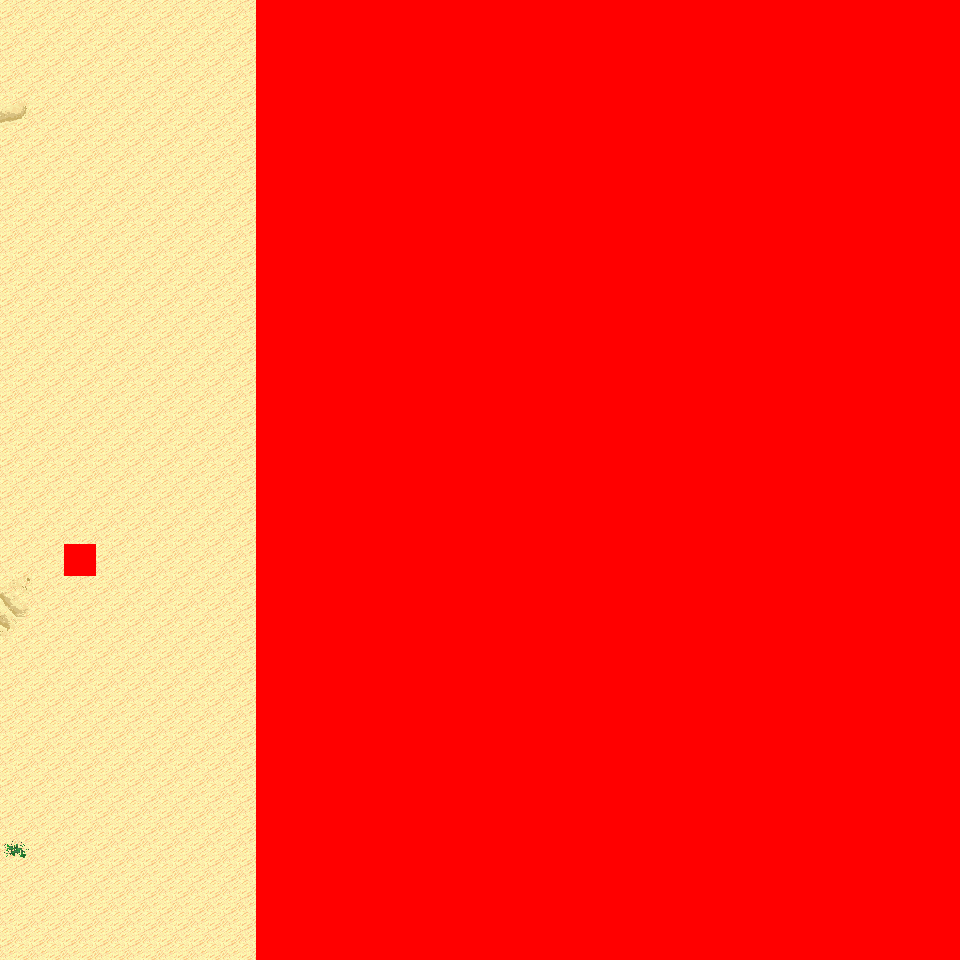

Rendered tile map (Tiled .tmx) drawn with the repository's tilesets; below, a short description and the map source with its tile grids summarised:
An orthogonal 30x30 tile map with 32x32 px tiles, 6 tile layers (Ground, Object, Object2, Above, ...), 8 tilesets and 3 objects (3x mapchange).

<map version="1.0" orientation="orthogonal" renderorder="right-down" width="30" height="30" tilewidth="32" tileheight="32" nextobjectid="4">
  <tileset firstgid="1" name="tileset_logic_collision" tilewidth="32" tileheight="32" tilecount="1" columns="1">
    <image source="../drawable/tileset_logic_collision.png" width="32" height="32" />
  </tileset>
  <tileset firstgid="2" name="tileset_ground_ground" tilewidth="32" tileheight="32" tilecount="33" columns="3">
    <image source="../drawable/tileset_ground_ground.png" width="96" height="352" />
  </tileset>
  <tileset firstgid="35" name="tileset_ground_ridge_earth_pale" tilewidth="32" tileheight="32" tilecount="96" columns="12">
    <image source="../drawable/tileset_ground_ridge_earth_pale.png" width="384" height="256" />
  </tileset>
  <tileset firstgid="131" name="tileset_ground_ridge_earth_dark" tilewidth="32" tileheight="32" tilecount="96" columns="12">
    <image source="../drawable/tileset_ground_ridge_earth_dark.png" width="384" height="256" />
  </tileset>
  <tileset firstgid="227" name="tileset_terrain_desert" tilewidth="32" tileheight="32" tilecount="88" columns="8">
    <image source="../drawable/tileset_terrain_desert.png" width="256" height="352" />
  </tileset>
  <tileset firstgid="315" name="tileset_plant_tree_tree_darkgreen" tilewidth="32" tileheight="32" tilecount="88" columns="8">
    <image source="../drawable/tileset_plant_tree_tree_darkgreen.png" width="256" height="352" />
  </tileset>
  <tileset firstgid="403" name="tileset_ground_sand_2" tilewidth="32" tileheight="32" tilecount="15" columns="5">
    <image source="../drawable/tileset_ground_sand_2.png" width="160" height="96" />
  </tileset>
  <tileset firstgid="418" name="tileset_plant_cactus_2" tilewidth="32" tileheight="32" tilecount="10" columns="5">
    <image source="../drawable/tileset_plant_cactus_2.png" width="160" height="64" />
  </tileset>
  <layer name="Ground" width="30" height="30">
    <data>[900 cells, 900 non-empty, 8 distinct tile ids]</data>
  </layer>
  <layer name="Object" width="30" height="30">
    <data>[900 cells, 152 non-empty, 21 distinct tile ids]</data>
  </layer>
  <layer name="Object2" width="30" height="30">
    <data>[900 cells, 0 non-empty, 0 distinct tile ids]</data>
  </layer>
  <layer name="Above" width="30" height="30">
    <data>[900 cells, 258 non-empty, 17 distinct tile ids]</data>
  </layer>
  <layer name="Above2" width="30" height="30">
    <data>[900 cells, 0 non-empty, 0 distinct tile ids]</data>
  </layer>
  <layer name="Walkable" width="30" height="30">
    <data>[900 cells, 661 non-empty, 1 distinct tile ids]</data>
  </layer>
  <objectgroup name="MapEvents">
    <object id="1" name="north" type="mapchange" x="0" y="0" width="256" height="32">
      <properties>
        <property name="map" value="0_ados_mountain_n2_w2_x3_y2" />
        <property name="place" value="south" />
      </properties>
    </object>
    <object id="2" name="south" type="mapchange" x="0" y="928" width="256" height="32">
      <properties>
        <property name="map" value="0_ados_mountain_n2_w2_x3_y4" />
        <property name="place" value="north" />
      </properties>
    </object>
    <object id="3" name="west" type="mapchange" x="0" y="0" width="32" height="960">
      <properties>
        <property name="map" value="0_ados_mountain_n2_w2_x2_y3" />
        <property name="place" value="east" />
      </properties>
    </object>
  </objectgroup>
</map>
